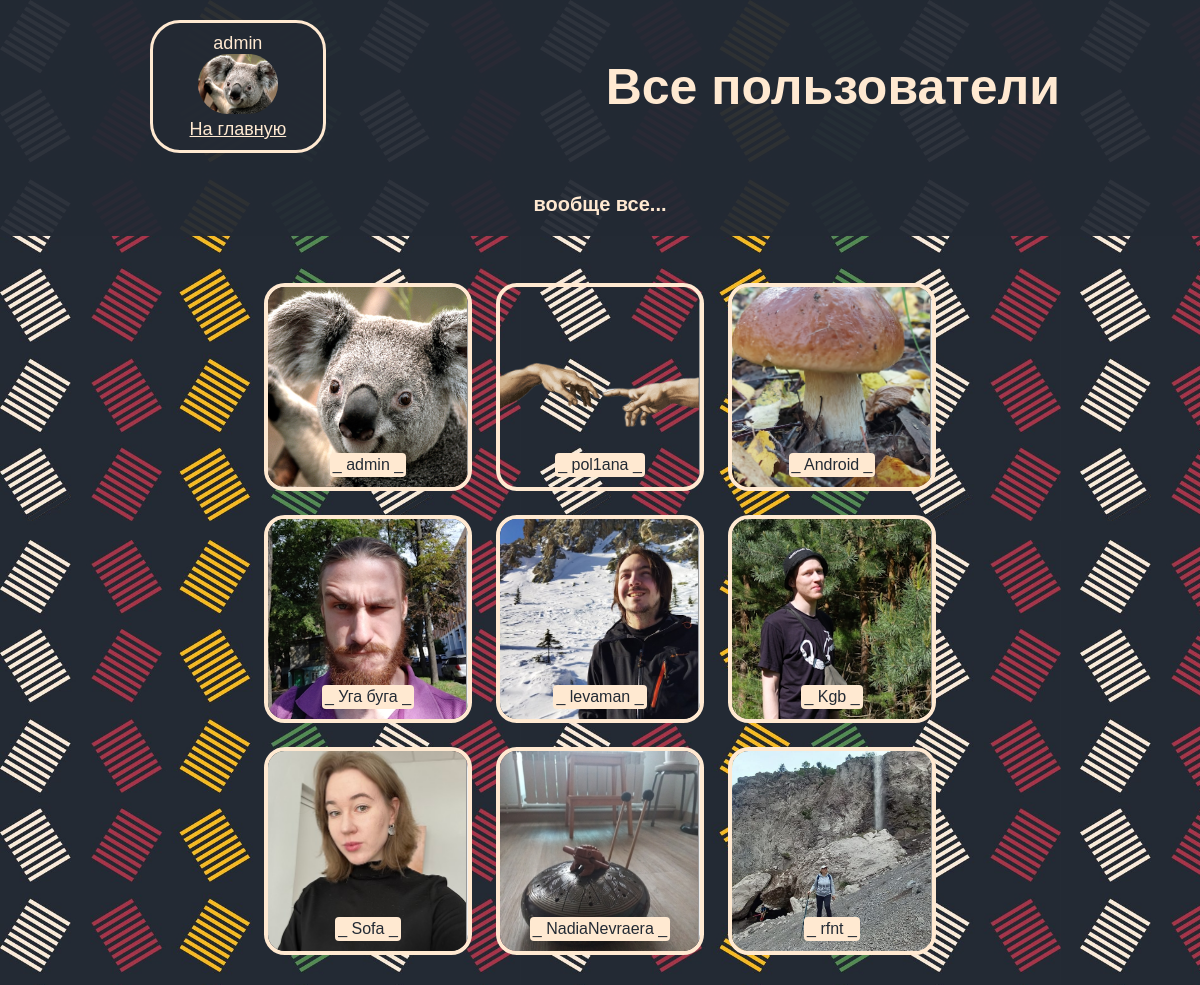
The app's page /uzrs_table/uzrs_table.php (signed in), older data.
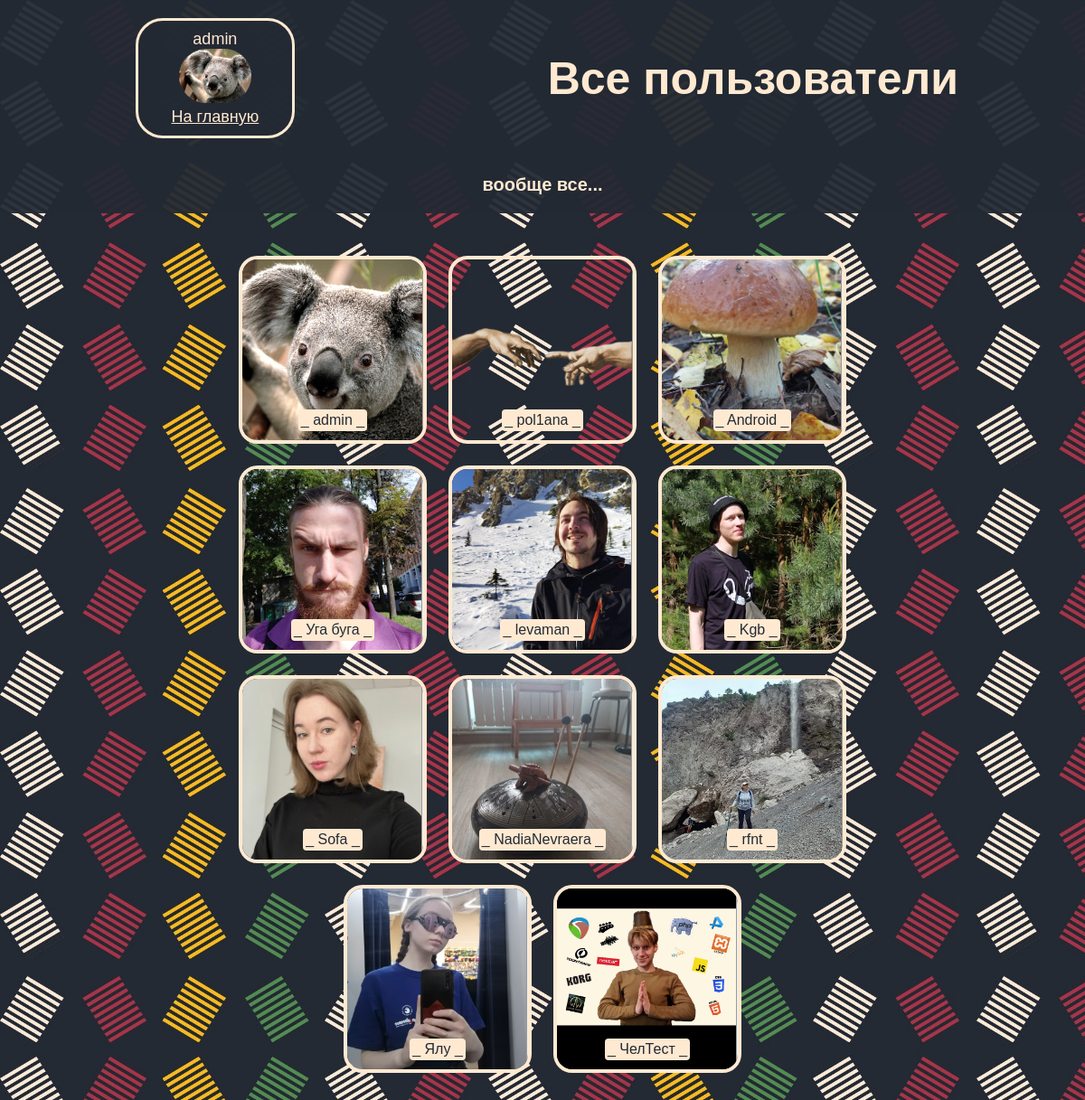
The same page, newer data.
### tables this page shows
CREATE TABLE `users` (
  `id` int(11) NOT NULL,
  `login` varchar(100) DEFAULT NULL,
  `full_name` varchar(355) DEFAULT NULL,
  `email` varchar(255) DEFAULT NULL,
  `password` varchar(500) DEFAULT NULL,
  `avatar` varchar(500) DEFAULT NULL
);

### uzrs_table/uzrs_table.php (the view, shortened to what this page needs)
<?php
require_once '../logic/connectPDO.php';
?>
<!DOCTYPE html>
<html lang="ru">
<head>
    <link rel="stylesheet" href="./table_style.css">
</head>
<body>
    <?php
    $uzrs = $pdo->query("SELECT `login`,`avatar` FROM `users`")->fetchAll();
    ?>
    <div class="background">
        <div class="row">
            <div class="avatar">
                <?= $_SESSION['user']['login'] ?>
                <br>
                <img src="<?= '../' . $_SESSION['user']['avatar'] ?>" alt="avatar">
                <a href="../room.php">На главную</a>
            </div>
            <h1 class="header">Все пользователи</h1>
        </div>
        <h2 class="subheader">вообще все...</h2>
        <div class="rivers-container">
            <?php
            foreach ($uzrs as $uzr) {
            ?>
                <div class="riverpic">
                    <img src="../<?= $uzr['avatar'] ?>" alt="avatar">
                    <div class="login">
                        _ <?= $uzr['login'] ?> _
                    </div>
                    <hr>
                </div>
            <?php } ?>
</body>
</html>

Row changes from the older to the newer data that the page shows:
added users: avatar (picture), login "Ялу"
added users: avatar (picture), login "ЧелТест"
